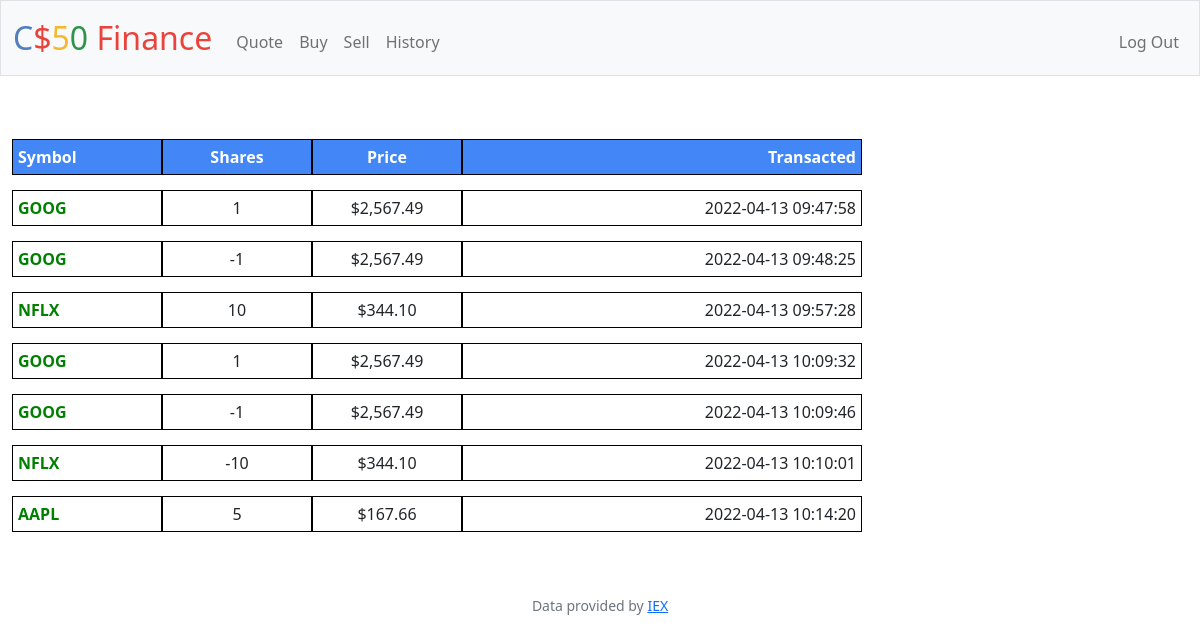
Screenshot of /history (signed in) with the database file from the repository.
### tables this page shows
CREATE TABLE transactions (
 id INTEGER PRIMARY KEY AUTOINCREMENT,
 user_id INTEGER NOT NULL,
 name TEXT NOT NULL,
 shares INTEGER NOT NULL,
 price NUMERIC NOT NULL,
 type TEXT NOT NULL,
 symbol TEXT NOT NULL,
 time TIMESTAMP DEFAULT CURRENT_TIMESTAMP,
 FOREIGN KEY(user_id) REFERENCES users(id)
);

### app.py (the view)
@app.route("/history")
@login_required
def history():
    user_id = session["user_id"]
    transactionHistory = db.execute("SELECT * FROM transactions WHERE user_id = ?", user_id)
    return render_template("history.html", transactions=transactionHistory)

### app.py (called while the page is built)
@app.after_request
def after_request(response):
    response.headers["Cache-Control"] = "no-cache, no-store, must-revalidate"
    response.headers["Expires"] = 0
    response.headers["Pragma"] = "no-cache"
    return response

### helpers.py (called while the page is built)
def login_required(f):
    @wraps(f)
    def decorated_function(*args, **kwargs):
        if session.get("user_id") is None:
            return redirect("/login")
        return f(*args, **kwargs)
    return decorated_function

def usd(value):
    return f"${value:,.2f}"

### templates/history.html (shortened to what this page needs)
{% extends "layout.html" %}
{% block main %}
    <table>
        <thead>
            <tr>
                <th style="text-align: left">Symbol</th>
                <th>Shares</th>
                <th>Price</th>
                <th style="text-align: right" id="td-wide">Transacted</th>
            </tr>
        </thead>
        <tbody>
            {% for row in transactions %}
            <tr>
                <td style="text-align: left" id="test"><strong>{{ row["symbol"] }}</strong></td>
                <td>{{ row["shares"] }}</td>
                <td>{{ row["price"] | usd }}</td>
                <td style="text-align: right">{{ row["time"] }}</td>
            </tr>
            {% endfor %}
        </tbody>
    </table>
{% endblock %}

### static/styles.css (style rules this page uses)
table { border-collapse: separate; border-spacing: 0 15px; }
th { background-color: #4287f5; color: white; }
th, td { width: 150px; text-align: center; border: 1px solid black; padding: 5px; }
#test { color: green; }
#td-wide { width: 400px; }

### rows the page displays
transactions: symbol "GOOG", shares "1", price "$2,567.49", time "2022-04-13 09:47:58"
transactions: symbol "GOOG", shares "-1", price "$2,567.49", time "2022-04-13 09:48:25"
transactions: symbol "NFLX", shares "10", price "$344.10", time "2022-04-13 09:57:28"
transactions: symbol "GOOG", shares "1", price "$2,567.49", time "2022-04-13 10:09:32"
transactions: symbol "GOOG", shares "-1", price "$2,567.49", time "2022-04-13 10:09:46"
transactions: symbol "NFLX", shares "-10", price "$344.10", time "2022-04-13 10:10:01"
transactions: symbol "AAPL", shares "5", price "$167.66", time "2022-04-13 10:14:20"
